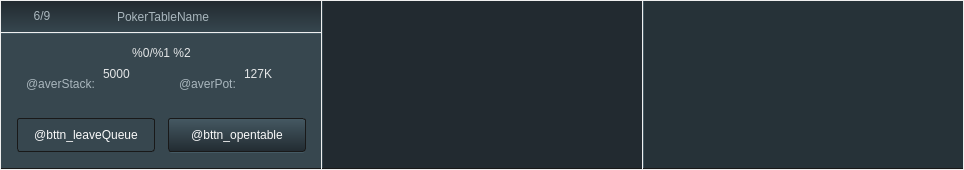
    <widget class="QWidget" name="central_widget" native="true">
     <property name="styleSheet">
      <string notr="true">#central_widget {
    border-top: 1px solid #455a64;
}</string>
     </property>
     <layout class="QHBoxLayout" name="horizontalLayout" stretch="0,0,1">
      <property name="spacing">
       <number>1</number>
      </property>
      <property name="leftMargin">
       <number>1</number>
      </property>
      <property name="topMargin">
       <number>1</number>
      </property>
      <property name="rightMargin">
       <number>1</number>
      </property>
      <property name="bottomMargin">
       <number>1</number>
      </property>
      <item>
       <widget class="QWidget" name="left_panel" native="true">
        <property name="minimumSize">
         <size>
          <width>320</width>
          <height>168</height>
         </size>
        </property>
        <property name="maximumSize">
         <size>
          <width>320</width>
          <height>168</height>
         </size>
        </property>
        <property name="styleSheet">
         <string notr="true">#left_panel_header {
	background-color: qlineargradient(spread:pad, x1:0, y1:1, x2:0, y2:0, stop:0 #36464e, stop:1 #222a30);
}

#left_panel_body {
	background-color: #37474f;
    border: none;
    border-top: 1px solid #455A64;
}

QLabel {
    color: #a9b6bd;
	font: 18px &quot;Open Sans&quot;;
}

#left_panel {
    border: none;
    border-bottom: 1px solid #191919;
}

QAbstractButton {
    border: 1px solid #191919;
border-radius: 3px;
font: 550 14px &quot;Open Sans&quot;;
color: #fafafa;
}
QAbstractButton:pressed {
color: rgba(250, 250, 250, 100);
padding-top: 2px;
}</string>
        </property>
        <layout class="QVBoxLayout" name="left_panel_layout_3">
         <property name="spacing">
          <number>1</number>
         </property>
         <property name="leftMargin">
          <number>0</number>
         </property>
         <property name="topMargin">
          <number>0</number>
         </property>
         <property name="rightMargin">
          <number>0</number>
         </property>
         <property name="bottomMargin">
          <number>1</number>
         </property>
         <item>
          <widget class="QWidget" name="left_panel_header" native="true">
           <property name="minimumSize">
            <size>
             <width>0</width>
             <height>31</height>
            </size>
           </property>
           <property name="maximumSize">
            <size>
             <width>16777215</width>
             <height>31</height>
            </size>
           </property>
           <property name="styleSheet">
            <string notr="true"/>
           </property>
           <layout class="QHBoxLayout" name="horizontalLayout_6" stretch="0,1,0">
            <property name="spacing">
             <number>10</number>
            </property>
            <property name="leftMargin">
             <number>24</number>
            </property>
            <property name="topMargin">
             <number>0</number>
            </property>
            <property name="rightMargin">
             <number>24</number>
            </property>
            <property name="bottomMargin">
             <number>0</number>
            </property>
            <item alignment="Qt::AlignLeft">
             <widget class="QLabel" name="ico_playersCount">
              <property name="minimumSize">
               <size>
                <width>34</width>
                <height>22</height>
               </size>
              </property>
              <property name="maximumSize">
               <size>
                <width>34</width>
                <height>22</height>
               </size>
              </property>
              <property name="styleSheet">
               <string notr="true">QLabel {
	border-image: url(:/textures/Common/icons/icon_table_2.png);
	font: 500 12px &quot;Stensil&quot;;
}</string>
              </property>
              <property name="text">
               <string notr="true">6/9</string>
              </property>
              <property name="alignment">
               <set>Qt::AlignCenter</set>
              </property>
             </widget>
            </item>
            <item alignment="Qt::AlignHCenter">
             <widget class="QLabel" name="title_cashInfo">
              <property name="styleSheet">
               <string notr="true">QLabel {
    font: 600 16px &quot;Open Sans&quot;;
}</string>
              </property>
              <property name="text">
               <string notr="true">PokerTableName</string>
              </property>
             </widget>
            </item>
            <item>
             <spacer name="zzz_2">
              <property name="orientation">
               <enum>Qt::Horizontal</enum>
              </property>
              <property name="sizeHint" stdset="0">
               <size>
                <width>40</width>
                <height>20</height>
               </size>
              </property>
             </spacer>
            </item>
           </layout>
          </widget>
         </item>
         <item>
          <widget class="QWidget" name="left_panel_body" native="true">
           <property name="minimumSize">
            <size>
             <width>0</width>
             <height>135</height>
            </size>
           </property>
           <layout class="QGridLayout" name="gridLayout">
            <property name="leftMargin">
             <number>16</number>
            </property>
            <property name="topMargin">
             <number>13</number>
            </property>
            <property name="rightMargin">
             <number>15</number>
            </property>
            <property name="bottomMargin">
             <number>15</number>
            </property>
            <property name="horizontalSpacing">
             <number>12</number>
            </property>
            <property name="verticalSpacing">
             <number>20</number>
            </property>
            <item row="0" column="0" colspan="3">
             <widget class="QWidget" name="info_table" native="true">
              <property name="styleSheet">
               <string notr="true">QWidget {
    border: none;
}</string>
              </property>
              <layout class="QGridLayout" name="gridLayout_4">
               <property name="leftMargin">
                <number>0</number>
               </property>
               <property name="topMargin">
                <number>0</number>
               </property>
               <property name="rightMargin">
                <number>0</number>
               </property>
               <property name="bottomMargin">
                <number>0</number>
               </property>
               <property name="horizontalSpacing">
                <number>5</number>
               </property>
               <property name="verticalSpacing">
                <number>1</number>
               </property>
               <item row="1" column="1" alignment="Qt::AlignLeft|Qt::AlignTop">
                <widget class="QLabel" name="num_average_stack">
                 <property name="styleSheet">
                  <string notr="true">QLabel {
    font: 500 18px &quot;Open Sans&quot;;
     color: rgba(230, 232, 233, 252);
}</string>
                 </property>
                 <property name="text">
                  <string notr="true">5000</string>
                 </property>
                 <property name="wordWrap">
                  <bool>true</bool>
                 </property>
                </widget>
               </item>
               <item row="1" column="3" alignment="Qt::AlignLeft|Qt::AlignTop">
                <widget class="QLabel" name="num_average_pot">
                 <property name="styleSheet">
                  <string notr="true">QLabel {
    font: 500 18px &quot;Open Sans&quot;;
     color: rgba(230, 232, 233, 252);
}</string>
                 </property>
                 <property name="text">
                  <string notr="true">127K</string>
                 </property>
                 <property name="wordWrap">
                  <bool>true</bool>
                 </property>
                </widget>
               </item>
               <item row="1" column="2" alignment="Qt::AlignLeft|Qt::AlignTop">
                <widget class="QLabel" name="msg_average_pot">
                 <property name="minimumSize">
                  <size>
                   <width>50</width>
                   <height>33</height>
                  </size>
                 </property>
                 <property name="styleSheet">
                  <string notr="true">QLabel {
    font: 11px &quot;Open Sans Semibold&quot;;
    padding-left: 6px;
}</string>
                 </property>
                 <property name="text">
                  <string>@averPot:</string>
                 </property>
                 <property name="wordWrap">
                  <bool>true</bool>
                 </property>
                </widget>
               </item>
               <item row="0" column="0" colspan="4" alignment="Qt::AlignTop">
                <widget class="QLabel" name="info_title">
                 <property name="minimumSize">
                  <size>
                   <width>260</width>
                   <height>20</height>
                  </size>
                 </property>
                 <property name="maximumSize">
                  <size>
                   <width>16777215</width>
                   <height>15</height>
                  </size>
                 </property>
                 <property name="styleSheet">
                  <string notr="true">QLabel {
    font:  11px &quot;Open Sans Semibold&quot;;
    color: rgba(230, 232, 233, 252);
}</string>
                 </property>
                 <property name="text">
                  <string notr="true">%0/%1 %2</string>
                 </property>
                 <property name="alignment">
                  <set>Qt::AlignHCenter|Qt::AlignTop</set>
                 </property>
                </widget>
               </item>
               <item row="1" column="0" alignment="Qt::AlignLeft|Qt::AlignTop">
                <widget class="QLabel" name="msg_average_stack">
                 <property name="minimumSize">
                  <size>
                   <width>50</width>
                   <height>33</height>
                  </size>
                 </property>
                 <property name="styleSheet">
                  <string notr="true">QLabel {
    font: 11px &quot;Open Sans Semibold&quot;;
    padding-left: 6px;
}</string>
                 </property>
                 <property name="text">
                  <string>@averStack:</string>
                 </property>
                 <property name="wordWrap">
                  <bool>true</bool>
                 </property>
                </widget>
               </item>
              </layout>
             </widget>
            </item>
            <item row="1" column="0">
             <widget class="QStackedWidget" name="stack_waitOrSit">
              <property name="minimumSize">
               <size>
                <width>138</width>
                <height>35</height>
               </size>
              </property>
              <property name="maximumSize">
               <size>
                <width>138</width>
                <height>35</height>
               </size>
              </property>
              <property name="styleSheet">
               <string notr="true">QStackedWidget &gt; QWidget {
    background-color: #455a64;
    border-radius: 4px;
}

QPushButton
{
background-color: qlineargradient(spread:pad, x1:0, y1:1, x2:0, y2:0, stop:0 rgba(0, 121, 40, 255), stop:0.954802 rgba(0, 199, 83, 255), stop:1 rgba(0, 250, 158, 255));
}

QPushButton:hover {
    background-color: qlineargradient(spread:pad, x1:0, y1:1, x2:0, y2:0, stop:0 rgba(0, 121, 40, 255), stop:0.95 rgba(0, 250, 158, 255), stop:1 rgba(0, 250, 158, 255));
}

QPushButton:disabled {
    background-color: qlineargradient(spread:pad, x1:0, y1:1, x2:0, y2:0, stop:0 rgba(0, 121, 40, 100), stop:0.95 rgba(0, 250, 158, 100), stop:1 rgba(0, 250, 158, 100));
    color: rgba(250, 250, 250, 100);
}
</string>
              </property>
              <property name="currentIndex">
               <number>2</number>
              </property>
              <widget class="QWidget" name="page_canSitOnTable">
               <widget class="QPushButton" name="bttn_sit">
                <property name="geometry">
                 <rect>
                  <x>0</x>
                  <y>0</y>
                  <width>138</width>
                  <height>34</height>
                 </rect>
                </property>
                <property name="minimumSize">
                 <size>
                  <width>138</width>
                  <height>34</height>
                 </size>
                </property>
                <property name="maximumSize">
                 <size>
                  <width>138</width>
                  <height>34</height>
                 </size>
                </property>
                <property name="cursor">
                 <cursorShape>PointingHandCursor</cursorShape>
                </property>
                <property name="toolTip">
                 <string>@Tooltip_Main_Screen_bttn_seat_here_14</string>
                </property>
                <property name="styleSheet">
                 <string notr="true"/>
                </property>
                <property name="text">
                 <string>@BTTN_TAKEASIT</string>
                </property>
               </widget>
              </widget>
              <widget class="QWidget" name="page_noFreeSeats">
               <widget class="QPushButton" name="bttn_joinQueue">
                <property name="geometry">
                 <rect>
                  <x>0</x>
                  <y>0</y>
                  <width>138</width>
                  <height>34</height>
                 </rect>
                </property>
                <property name="minimumSize">
                 <size>
                  <width>138</width>
                  <height>34</height>
                 </size>
                </property>
                <property name="maximumSize">
                 <size>
                  <width>138</width>
                  <height>34</height>
                 </size>
                </property>
                <property name="cursor">
                 <cursorShape>PointingHandCursor</cursorShape>
                </property>
                <property name="toolTip">
                 <string>@Tooltip_Main_Screen_bttn_join_WL_15</string>
                </property>
                <property name="styleSheet">
                 <string notr="true"/>
                </property>
                <property name="text">
                 <string>@bttn_getInLine</string>
                </property>
               </widget>
              </widget>
              <widget class="QWidget" name="page_playerIsWaiter">
               <widget class="QPushButton" name="bttn_unjoinQueue">
                <property name="geometry">
                 <rect>
                  <x>0</x>
                  <y>0</y>
                  <width>138</width>
                  <height>34</height>
                 </rect>
                </property>
                <property name="minimumSize">
                 <size>
                  <width>138</width>
                  <height>34</height>
                 </size>
                </property>
                <property name="maximumSize">
                 <size>
                  <width>138</width>
                  <height>34</height>
                 </size>
                </property>
                <property name="cursor">
                 <cursorShape>PointingHandCursor</cursorShape>
                </property>
                <property name="toolTip">
                 <string>@Tooltip_Main_Screen_bttn_unjoin_WL_16</string>
                </property>
                <property name="styleSheet">
                 <string notr="true"/>
                </property>
                <property name="text">
                 <string>@bttn_leaveQueue</string>
                </property>
               </widget>
              </widget>
             </widget>
            </item>
            <item row="1" column="1" colspan="2" alignment="Qt::AlignRight">
             <widget class="QWidget" name="widget" native="true">
              <property name="styleSheet">
               <string notr="true">#widget {
    background-color: #455a64;
    border-radius: 4px;
}</string>
              </property>
              <layout class="QVBoxLayout" name="verticalLayout_2">
               <property name="spacing">
                <number>0</number>
               </property>
               <property name="leftMargin">
                <number>0</number>
               </property>
               <property name="topMargin">
                <number>0</number>
               </property>
               <property name="rightMargin">
                <number>0</number>
               </property>
               <property name="bottomMargin">
                <number>1</number>
               </property>
               <item>
                <widget class="QPushButton" name="bttn_open_tbl">
                 <property name="minimumSize">
                  <size>
                   <width>138</width>
                   <height>34</height>
                  </size>
                 </property>
                 <property name="maximumSize">
                  <size>
                   <width>138</width>
                   <height>34</height>
                  </size>
                 </property>
                 <property name="cursor">
                  <cursorShape>PointingHandCursor</cursorShape>
                 </property>
                 <property name="toolTip">
                  <string>@Tooltip_Main_Screen_bttn_Open_table_17</string>
                 </property>
                 <property name="styleSheet">
                  <string notr="true">QPushButton{
background-color: qlineargradient(spread:pad, x1:0, y1:1, x2:0, y2:0, stop:0 rgba(34, 43, 49, 255), stop:1 rgba(69, 89, 99, 255));
}

QPushButton:hover{
background-color: qlineargradient(spread:pad, x1:0, y1:1, x2:0, y2:0, stop:0 rgba(34, 48, 53, 255), stop:1 rgba(62, 90, 105, 255));
}

QPushButton:pressed {
	background-color: qlineargradient(spread:pad, x1:0, y1:0, x2:0, y2:1, stop:0 rgba(23, 31, 35, 255), stop:1 rgba(44, 62, 68, 255));
}
</string>
                 </property>
                 <property name="text">
                  <string>@bttn_opentable</string>
                 </property>
                 <layout class="QVBoxLayout" name="verticalLayout_3" stretch="1,0">
                  <property name="spacing">
                   <number>1</number>
                  </property>
                  <property name="leftMargin">
                   <number>1</number>
                  </property>
                  <property name="topMargin">
                   <number>1</number>
                  </property>
                  <property name="rightMargin">
                   <number>1</number>
                  </property>
                  <property name="bottomMargin">
                   <number>1</number>
                  </property>
                  <item>
                   <widget class="EntityWidget" name="solid">
                    <property name="minimumSize">
                     <size>
                      <width>0</width>
                      <height>2</height>
                     </size>
                    </property>
                    <property name="maximumSize">
                     <size>
                      <width>16777215</width>
                      <height>1</height>
                     </size>
                    </property>
                    <property name="aspectRatio">
                     <double>0.000000000000000</double>
                    </property>
                    <property name="backgroundColor">
                     <color alpha="242">
                      <red>255</red>
                      <green>255</green>
                      <blue>255</blue>
                     </color>
                    </property>
                    <property name="blending">
                     <enum>E::Overlay</enum>
                    </property>
                    <property name="respondable">
                     <bool>false</bool>
                    </property>
                   </widget>
                  </item>
                  <item>
                   <spacer name="verticalSpacer">
                    <property name="orientation">
                     <enum>Qt::Vertical</enum>
                    </property>
                    <property name="sizeHint" stdset="0">
                     <size>
                      <width>20</width>
                      <height>2</height>
                     </size>
                    </property>
                   </spacer>
                  </item>
                 </layout>
                </widget>
               </item>
              </layout>
             </widget>
            </item>
           </layout>
          </widget>
         </item>
        </layout>
       </widget>
      </item>
      <item>
       <widget class="ns_widget::MiniTable" name="minitbl_container" native="true">
        <property name="minimumSize">
         <size>
          <width>320</width>
          <height>168</height>
         </size>
        </property>
        <property name="maximumSize">
         <size>
          <width>320</width>
          <height>168</height>
         </size>
        </property>
        <property name="styleSheet">
         <string notr="true">#minitbl_container {
    background-repeat: no-repeat;
	background-image: url(:/textures/game/minitable2.png);
    background-position: center;
    background-attachment: fixed;
    background-color: #222a30;
    border-left: 1px solid #37474f;
    border-bottom: 1px solid #191919;
    border-bottom-left-radius: 0px 1px;
}</string>
        </property>
       </widget>
      </item>
      <item>
       <widget class="QTableView" name="playersList">
        <property name="minimumSize">
         <size>
          <width>320</width>
          <height>168</height>
         </size>
        </property>
        <property name="maximumSize">
         <size>
          <width>320</width>
          <height>168</height>
         </size>
        </property>
        <property name="font">
         <font>
          <family>Calibri</family>
          <weight>50</weight>
          <italic>false</italic>
          <bold>false</bold>
         </font>
        </property>
        <property name="styleSheet">
         <string notr="true">QTableView {
    background-color: #263238;
    border:none;
	alternate-background-color: rgb(55, 71, 79);
    color: #e6e6e7;
}
QAbstractItemView::item  {
   padding-left: 6px;
   border-left: 1px hidden;
}
QAbstractItemView::icon  {
    right:6px;
}

QHeaderView {
    font: 500 12px &quot;Open Sans&quot;;
    color: #a9b6bd;
border: none;
margin-left: -1px;
}
QHeaderView::section {
background-color: qlineargradient(spread:pad, x1:0, y1:1, x2:0, y2:0, stop:0 rgba(62, 81, 90, 255), stop:1 rgba(34, 42, 48, 255));
border: 1px solid #455a64;
border-right-color: #191919;
border-bottom-color: #191919;
border-top: none;
padding-left: 3px;
}

QTableView {
    border-left: 1px solid #455a64;
    border-bottom: 1px solid #191919;
    border-bottom-left-radius: 0px 1px;
}

</string>
        </property>
        <property name="verticalScrollBarPolicy">
         <enum>Qt::ScrollBarAlwaysOff</enum>
        </property>
        <property name="horizontalScrollBarPolicy">
         <enum>Qt::ScrollBarAlwaysOff</enum>
        </property>
        <property name="autoScrollMargin">
         <number>0</number>
        </property>
        <property name="editTriggers">
         <set>QAbstractItemView::NoEditTriggers</set>
        </property>
        <property name="alternatingRowColors">
         <bool>true</bool>
        </property>
        <property name="selectionMode">
         <enum>QAbstractItemView::NoSelection</enum>
        </property>
        <property name="selectionBehavior">
         <enum>QAbstractItemView::SelectRows</enum>
        </property>
        <property name="iconSize">
         <size>
          <width>16</width>
          <height>16</height>
         </size>
        </property>
        <property name="horizontalScrollMode">
         <enum>QAbstractItemView::ScrollPerPixel</enum>
        </property>
        <property name="showGrid">
         <bool>false</bool>
        </property>
        <property name="gridStyle">
         <enum>Qt::NoPen</enum>
        </property>
        <property name="wordWrap">
         <bool>false</bool>
        </property>
        <property name="cornerButtonEnabled">
         <bool>false</bool>
        </property>
        <attribute name="horizontalHeaderDefaultSectionSize">
         <number>72</number>
        </attribute>
        <attribute name="horizontalHeaderMinimumSectionSize">
         <number>24</number>
        </attribute>
        <attribute name="horizontalHeaderStretchLastSection">
         <bool>true</bool>
        </attribute>
        <attribute name="verticalHeaderVisible">
         <bool>false</bool>
        </attribute>
        <attribute name="verticalHeaderDefaultSectionSize">
         <number>16</number>
        </attribute>
        <attribute name="verticalHeaderHighlightSections">
         <bool>false</bool>
        </attribute>
        <attribute name="verticalHeaderMinimumSectionSize">
         <number>16</number>
        </attribute>
        <attribute name="verticalHeaderStretchLastSection">
         <bool>true</bool>
        </attribute>
       </widget>
      </item>
     </layout>
    </widget>
